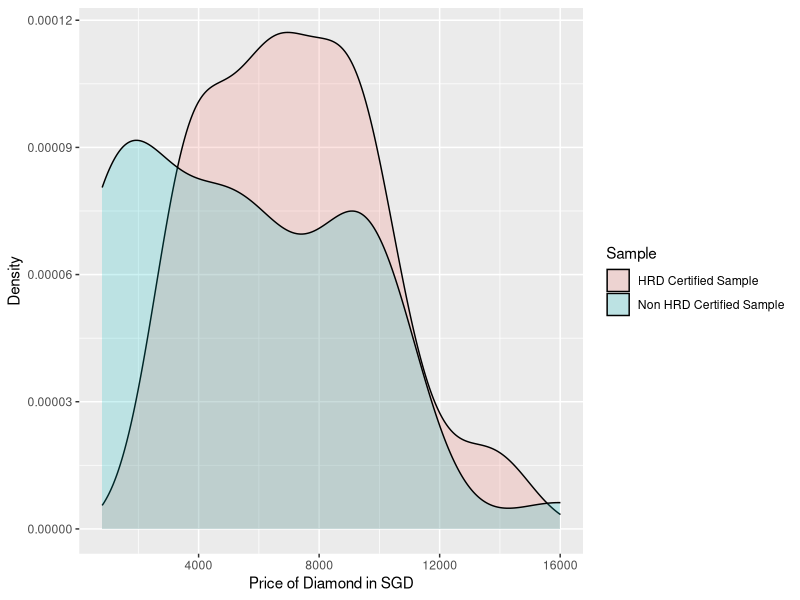
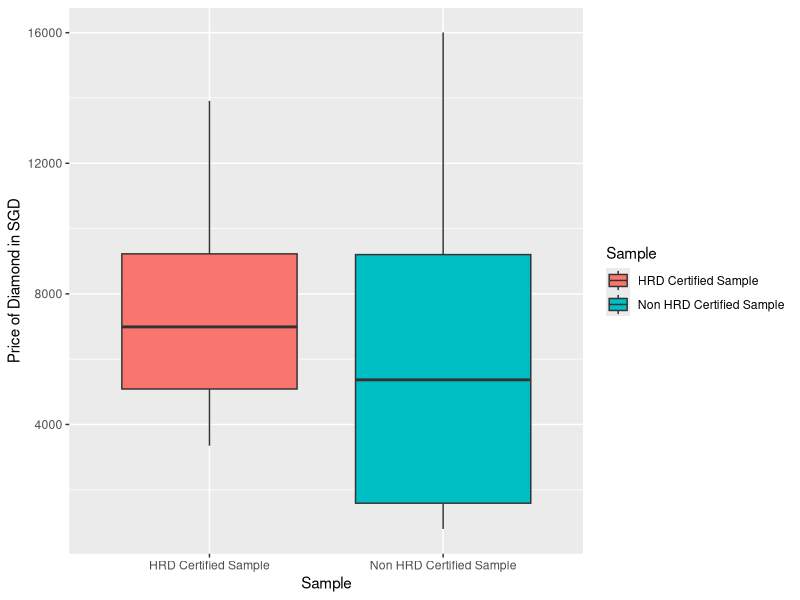

The R source for these figures, in order:
## ---- chunk 1
knitr::opts_chunk$set(cache=TRUE, out.width='450px' , dpi=200 )  
options(width=80 , scipen=10000)
## ---- chunk 2
library(ggplot2)
## ---- chunk 3
diamonds <- read.csv( "Data.csv")
HRD_Diamonds <- subset( diamonds , diamonds$Certification.Body == "HRD")
Non_HRD_Diamonds <- subset( diamonds , diamonds$Certification.Body != "HRD" )
## ---- chunk 4
ndiff <- 40
set.seed(425)
HRD_Sample <- sample( x = HRD_Diamonds$Price.in.Singapore.. , size = ndiff , replace = TRUE )
Non_HRD_Sample <- sample( x = Non_HRD_Diamonds$Price.in.Singapore.. , size = ndiff , replace = TRUE )
## ---- chunk 5
xVar <- c(HRD_Sample , Non_HRD_Sample )
colorVar <- as.factor(c(rep(1, ndiff), rep(2, ndiff ) ) )
sampleDensityDf <- data.frame( xVar ,  colorVar )

ggplot( sampleDensityDf , aes(x = xVar, fill = colorVar) ) + 
  geom_density( alpha = .2 ) +
  scale_x_continuous( "Price of Diamond in SGD" ) +
  scale_fill_discrete( 
    name = "Sample" , labels=c( "HRD Certified Sample", "Non HRD Certified Sample" ) ) +
  scale_y_continuous( "Density" )

ggplot( sampleDensityDf , aes( colorVar , xVar ) ) + 
  geom_boxplot( aes( fill = colorVar ) ) + 
  scale_y_continuous( "Price of Diamond in SGD" ) +
  scale_fill_discrete( 
    name = "Sample" , labels=c( "HRD Certified Sample", "Non HRD Certified Sample" ) ) +
  scale_x_discrete( "Sample" , labels=c( "HRD Certified Sample", "Non HRD Certified Sample" )  )

## ---- chunk 6
standardError <- function( x ) {
  sd( x )/sqrt( length( x ) )
}

Diff = HRD_Sample - Non_HRD_Sample
xBar <- mean(Diff)
## ---- chunk 7
zScore <- xBar / standardError(Diff)
zScore
# Calculating p-value
# 1-pnorm() because we are doing a one-sided test - greater than
pValue <- 1-pnorm( zScore ) 
pValue

